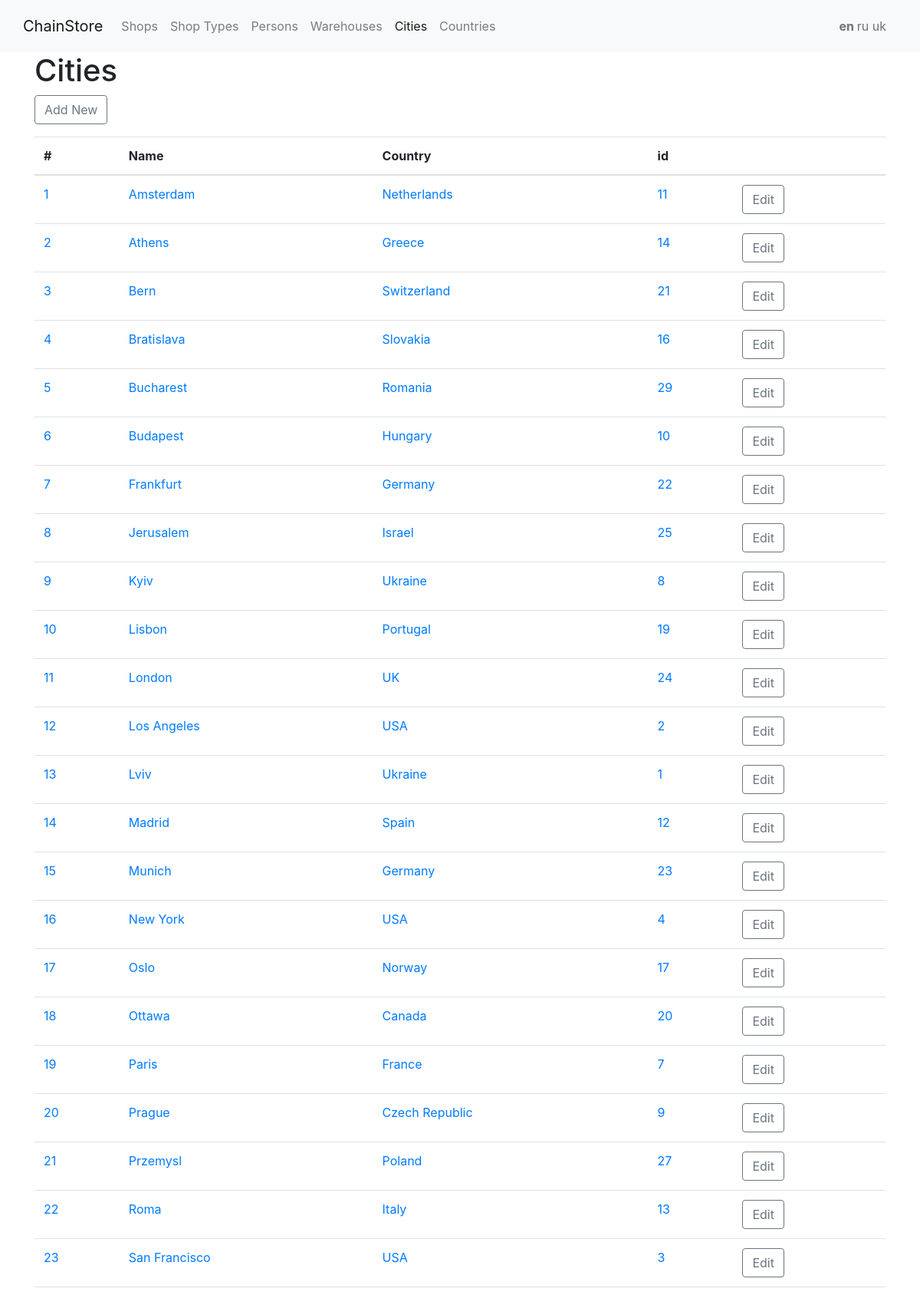
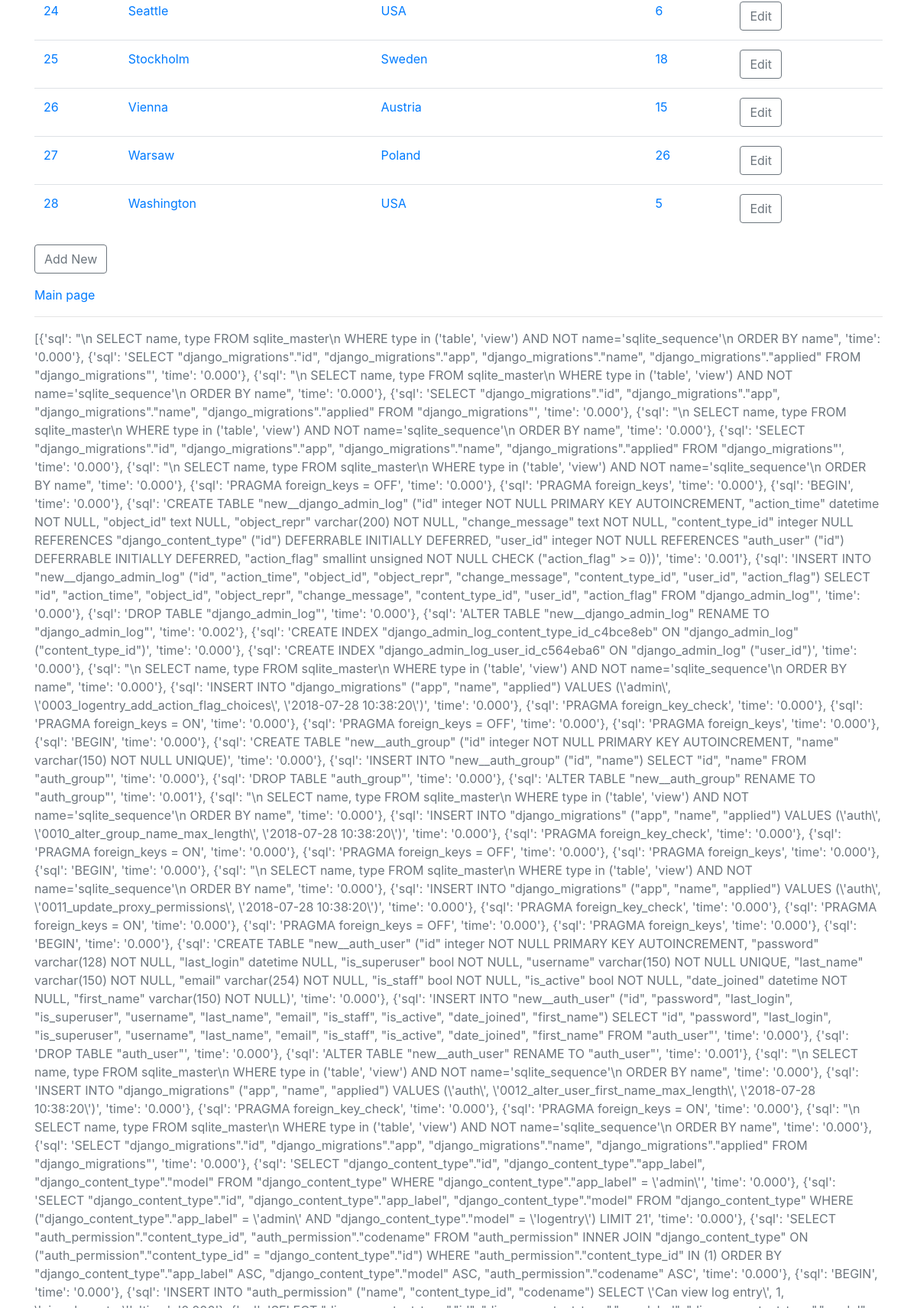
Screenshot of /city/ (upper part) with the database file from the repository (2 pictures, top to bottom).
### place/models.py (models this page shows, shortened)
class City(models.Model):
    name = models.CharField(max_length=50, verbose_name=_('Name'))
    country = models.ForeignKey(Country, verbose_name=_('Country'), on_delete=models.PROTECT)
    class Meta:
        verbose_name = _('City')
        verbose_name_plural = _('Cities')
        ordering = ('name',)

class Country(models.Model):
    name = models.CharField(max_length=50, verbose_name=_('name'), unique=True)
    class Meta:
        verbose_name = _('Country')
        verbose_name_plural = _('Countries')
        ordering = ('name',)

### place/views.py (the view)
# urls.py: path('city/', CityList.as_view(), name='city'),
class CityList(ListView):
    queryset = City.objects.select_related('country')
    context_object_name = 'cities'
    template_name = 'place/city_list.html'
    def get_context_data(self, **kwargs):
        context = super().get_context_data(**kwargs)
        context['main_menu_key'] = 'cities'
        return context

### chainstore/context_processors.py (called while the page is built)
def copyright_year():
    opening_year = 2018
    current_year = datetime.now().year
    if current_year > opening_year:
        return f'{opening_year}-{current_year}'
    return opening_year

def chainstore_constants(request):
    return {
        'AUTHOR': 'Maksym Skorupskyi',
        'WEBSITE': 'ChainStore',
        'COPYRIGHT_YEAR': copyright_year(),
        'MAIN_MENU': MAIN_MENU,
        'sql_queries': connection.queries,
    }

### chainstore/templatetags/chainstore_template_tags.py (called while the page is built)
@register.inclusion_tag('chainstore/tags/messages.html', takes_context=True)
def show_messages(context, show=True):
    return {'messages': (context.get('messages') if show else None)}

### place/templates/place/city_list.html (shortened to what this page needs)
{% extends 'base.html' %}
{% load i18n %}
{% block content %}
    <h1>{% trans 'Cities' %}</h1>
    {% include "chainstore/button_add.html" %}
    {% if cities %}
        <table class="table">
            <thead>
            <tr>
                <th>#</th>
                <th>{% trans 'Name' %}</th>
                <th>{% trans 'Country' %}</th>
                <th>id</th>
                <th></th>
            </tr>
            </thead>
            <tbody>
            {% for city in cities %}
                <tr>
                    <td><a href="{% url 'city' pk=city.pk %}">{{ forloop.counter }}</a></td>
                    <td><a href="{% url 'city' pk=city.pk %}">{{ city.name }}</a></td>
                    <td><a href="{% url 'city' pk=city.pk %}">{{ city.country.name }}</a></td>
                    <td><a href="{% url 'city' pk=city.pk %}">{{ city.pk }}</a></td>
                    <td>
                        <a href="{% url 'city' pk=city.pk %}edit">
                            <button type="button" class="btn btn-outline-secondary">{% trans 'Edit' %}</button>
                        </a>
                    </td>
                </tr>
            {% endfor %}
            </tbody>
        </table>
    {% else %}
        <p class="text-muted">
            <i>List of Cities is empty.</i>
        </p>
    {% endif %}
    {% include "chainstore/button_add.html" %}
{% endblock %}

### chainstore/static/chainstore/css/style.css (style rules this page uses)
html { position: relative; min-height: 100%; }
body { margin-bottom: 50px; }

### rows the page displays
City: name "Amsterdam", country.name "Netherlands", pk "11"
City: name "Athens", country.name "Greece", pk "14"
City: name "Bern", country.name "Switzerland", pk "21"
City: name "Bratislava", country.name "Slovakia", pk "16"
City: name "Bucharest", country.name "Romania", pk "29"
City: name "Budapest", country.name "Hungary", pk "10"
City: name "Frankfurt", country.name "Germany", pk "22"
City: name "Jerusalem", country.name "Israel", pk "25"
City: name "Kyiv", country.name "Ukraine", pk "8"
City: name "Lisbon", country.name "Portugal", pk "19"
City: name "London", country.name "UK", pk "24"
City: name "Los Angeles", country.name "USA", pk "2"
City: name "Lviv", country.name "Ukraine", pk "1"
City: name "Madrid", country.name "Spain", pk "12"
City: name "Munich", country.name "Germany", pk "23"
City: name "New York", country.name "USA", pk "4"
City: name "Oslo", country.name "Norway", pk "17"
City: name "Ottawa", country.name "Canada", pk "20"
City: name "Paris", country.name "France", pk "7"
City: name "Prague", country.name "Czech Republic", pk "9"
City: name "Przemysl", country.name "Poland", pk "27"
City: name "Roma", country.name "Italy", pk "13"
City: name "San Francisco", country.name "USA", pk "3"
City: name "Seattle", country.name "USA", pk "6"
City: name "Stockholm", country.name "Sweden", pk "18"
City: name "Vienna", country.name "Austria", pk "15"
City: name "Warsaw", country.name "Poland", pk "26"
City: name "Washington", country.name "USA", pk "5"

### other values shown
{{ WEBSITE }} "ChainStore"
{{ item.title }} "Shops" "Shop Types" "Persons" "Warehouses" "Cities" "Countries"
{{ language.code }} "en" "ru" "uk"
